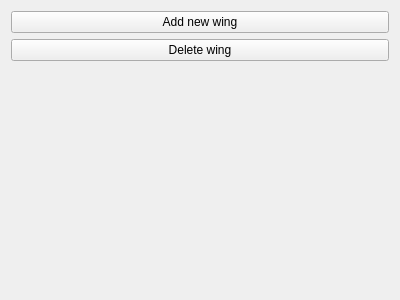
<?xml version="1.0" encoding="UTF-8"?>
<ui version="4.0">
 <class>ModificatorWingsWidget</class>
 <widget class="QWidget" name="ModificatorWingsWidget">
  <property name="geometry">
   <rect>
    <x>0</x>
    <y>0</y>
    <width>400</width>
    <height>300</height>
   </rect>
  </property>
  <property name="windowTitle">
   <string>Form</string>
  </property>
  <layout class="QVBoxLayout" name="verticalLayout">
   <item>
    <widget class="QPushButton" name="addNewWingBtn">
     <property name="text">
      <string>Add new wing</string>
     </property>
    </widget>
   </item>
   <item>
    <widget class="QPushButton" name="deleteWingBtn">
     <property name="text">
      <string>Delete wing</string>
     </property>
    </widget>
   </item>
   <item>
    <spacer name="verticalSpacer">
     <property name="orientation">
      <enum>Qt::Vertical</enum>
     </property>
     <property name="sizeHint" stdset="0">
      <size>
       <width>20</width>
       <height>40</height>
      </size>
     </property>
    </spacer>
   </item>
  </layout>
 </widget>
 <resources/>
 <connections/>
</ui>
